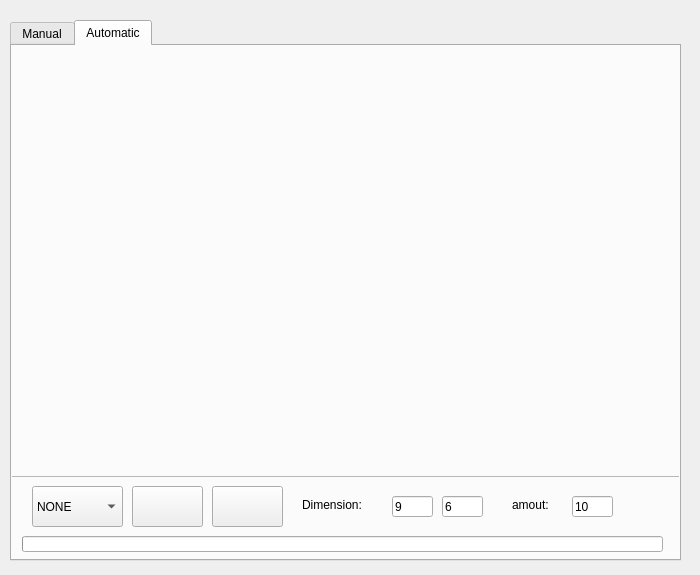
<?xml version="1.0" encoding="UTF-8"?>
<ui version="4.0">
 <class>mainWindow</class>
 <widget class="QWidget" name="mainWindow">
  <property name="geometry">
   <rect>
    <x>0</x>
    <y>0</y>
    <width>700</width>
    <height>575</height>
   </rect>
  </property>
  <property name="windowTitle">
   <string>Form</string>
  </property>
  <widget class="QTabWidget" name="tabIntrinsicAcq">
   <property name="geometry">
    <rect>
     <x>10</x>
     <y>20</y>
     <width>671</width>
     <height>541</height>
    </rect>
   </property>
   <property name="currentIndex">
    <number>1</number>
   </property>
   <widget class="QWidget" name="tab">
    <attribute name="title">
     <string>Manual</string>
    </attribute>
    <widget class="QFrame" name="frameCameraM">
     <property name="geometry">
      <rect>
       <x>0</x>
       <y>-10</y>
       <width>671</width>
       <height>461</height>
      </rect>
     </property>
     <property name="frameShape">
      <enum>QFrame::StyledPanel</enum>
     </property>
     <property name="frameShadow">
      <enum>QFrame::Raised</enum>
     </property>
     <widget class="QWidget" name="verticalLayoutWidget">
      <property name="geometry">
       <rect>
        <x>0</x>
        <y>10</y>
        <width>671</width>
        <height>441</height>
       </rect>
      </property>
      <layout class="QVBoxLayout" name="displayManual"/>
     </widget>
    </widget>
    <widget class="QPushButton" name="saveButton">
     <property name="geometry">
      <rect>
       <x>470</x>
       <y>460</y>
       <width>80</width>
       <height>31</height>
      </rect>
     </property>
     <property name="text">
      <string/>
     </property>
    </widget>
    <widget class="QPushButton" name="offButton">
     <property name="geometry">
      <rect>
       <x>380</x>
       <y>460</y>
       <width>80</width>
       <height>31</height>
      </rect>
     </property>
     <property name="text">
      <string/>
     </property>
    </widget>
    <widget class="QComboBox" name="comboBoxManual">
     <property name="geometry">
      <rect>
       <x>90</x>
       <y>460</y>
       <width>98</width>
       <height>41</height>
      </rect>
     </property>
     <item>
      <property name="text">
       <string>NONE</string>
      </property>
     </item>
     <item>
      <property name="text">
       <string>RGB</string>
      </property>
     </item>
     <item>
      <property name="text">
       <string>DEPTH</string>
      </property>
     </item>
     <item>
      <property name="text">
       <string>THERMAL</string>
      </property>
     </item>
    </widget>
    <widget class="QPushButton" name="captureButton">
     <property name="geometry">
      <rect>
       <x>290</x>
       <y>460</y>
       <width>80</width>
       <height>31</height>
      </rect>
     </property>
     <property name="text">
      <string/>
     </property>
    </widget>
    <widget class="QPushButton" name="onButton">
     <property name="geometry">
      <rect>
       <x>202</x>
       <y>460</y>
       <width>80</width>
       <height>31</height>
      </rect>
     </property>
     <property name="text">
      <string/>
     </property>
    </widget>
   </widget>
   <widget class="QWidget" name="tab_2">
    <attribute name="title">
     <string>Automatic</string>
    </attribute>
    <widget class="QLineEdit" name="NoImages">
     <property name="geometry">
      <rect>
       <x>560</x>
       <y>450</y>
       <width>41</width>
       <height>21</height>
      </rect>
     </property>
     <property name="text">
      <string>10</string>
     </property>
    </widget>
    <widget class="QLineEdit" name="cornerX">
     <property name="geometry">
      <rect>
       <x>380</x>
       <y>450</y>
       <width>41</width>
       <height>21</height>
      </rect>
     </property>
     <property name="text">
      <string>9</string>
     </property>
    </widget>
    <widget class="QLineEdit" name="cornerY">
     <property name="geometry">
      <rect>
       <x>430</x>
       <y>450</y>
       <width>41</width>
       <height>21</height>
      </rect>
     </property>
     <property name="text">
      <string>6</string>
     </property>
    </widget>
    <widget class="QFrame" name="frameCameraA">
     <property name="geometry">
      <rect>
       <x>-10</x>
       <y>-10</y>
       <width>721</width>
       <height>441</height>
      </rect>
     </property>
     <property name="frameShape">
      <enum>QFrame::StyledPanel</enum>
     </property>
     <property name="frameShadow">
      <enum>QFrame::Raised</enum>
     </property>
     <widget class="QWidget" name="verticalLayoutWidget_2">
      <property name="geometry">
       <rect>
        <x>10</x>
        <y>10</y>
        <width>701</width>
        <height>431</height>
       </rect>
      </property>
      <layout class="QVBoxLayout" name="displayAuto"/>
     </widget>
    </widget>
    <widget class="QPushButton" name="startButton">
     <property name="geometry">
      <rect>
       <x>120</x>
       <y>440</y>
       <width>71</width>
       <height>41</height>
      </rect>
     </property>
     <property name="text">
      <string/>
     </property>
    </widget>
    <widget class="QPushButton" name="stopButton">
     <property name="geometry">
      <rect>
       <x>200</x>
       <y>440</y>
       <width>71</width>
       <height>41</height>
      </rect>
     </property>
     <property name="text">
      <string/>
     </property>
    </widget>
    <widget class="QComboBox" name="comboBoxAuto">
     <property name="geometry">
      <rect>
       <x>20</x>
       <y>440</y>
       <width>91</width>
       <height>41</height>
      </rect>
     </property>
     <item>
      <property name="text">
       <string>NONE</string>
      </property>
     </item>
     <item>
      <property name="text">
       <string>RGB</string>
      </property>
     </item>
     <item>
      <property name="text">
       <string>DEPTH</string>
      </property>
     </item>
     <item>
      <property name="text">
       <string>THERMAL</string>
      </property>
     </item>
    </widget>
    <widget class="QLabel" name="label">
     <property name="geometry">
      <rect>
       <x>290</x>
       <y>450</y>
       <width>81</width>
       <height>17</height>
      </rect>
     </property>
     <property name="text">
      <string>Dimension:</string>
     </property>
    </widget>
    <widget class="QLabel" name="label_2">
     <property name="geometry">
      <rect>
       <x>500</x>
       <y>450</y>
       <width>51</width>
       <height>17</height>
      </rect>
     </property>
     <property name="text">
      <string>amout:</string>
     </property>
    </widget>
    <widget class="QProgressBar" name="progressBarAcq">
     <property name="geometry">
      <rect>
       <x>10</x>
       <y>490</y>
       <width>641</width>
       <height>16</height>
      </rect>
     </property>
     <property name="value">
      <number>0</number>
     </property>
     <property name="textVisible">
      <bool>false</bool>
     </property>
    </widget>
    <widget class="QLabel" name="labelNoImage">
     <property name="geometry">
      <rect>
       <x>620</x>
       <y>450</y>
       <width>41</width>
       <height>21</height>
      </rect>
     </property>
     <property name="text">
      <string/>
     </property>
    </widget>
   </widget>
  </widget>
  <widget class="QLabel" name="labelHeader">
   <property name="geometry">
    <rect>
     <x>10</x>
     <y>0</y>
     <width>671</width>
     <height>71</height>
    </rect>
   </property>
   <property name="frameShadow">
    <enum>QFrame::Raised</enum>
   </property>
   <property name="text">
    <string>Data Acquisition</string>
   </property>
  </widget>
  <zorder>labelHeader</zorder>
  <zorder>tabIntrinsicAcq</zorder>
 </widget>
 <resources/>
 <connections/>
</ui>
